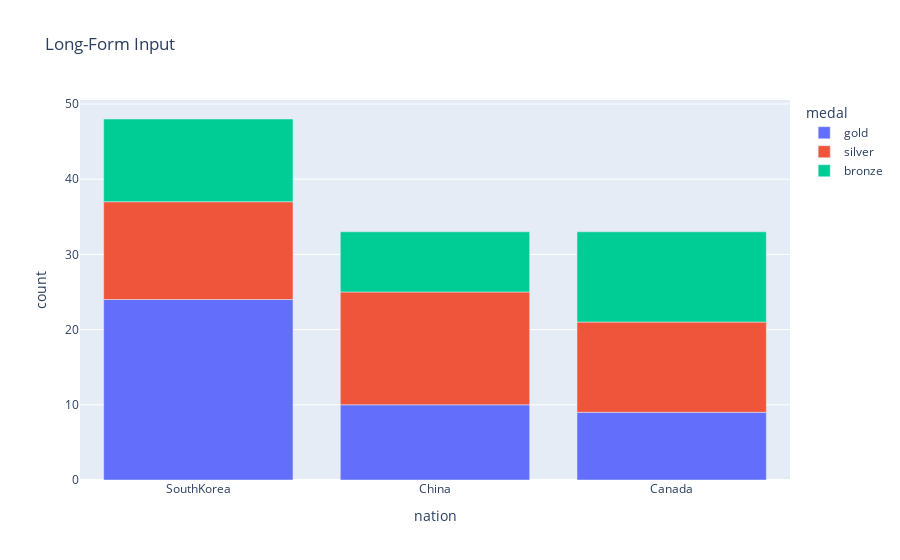

Notebook cell for this chart:
### Code cell
fig = px.bar(df, x="nation", y="count", color="medal", title="Long-Form Input")
fig.show()

### Figure 1 — Plotly figure (JSON) as saved in the notebook; plotly's stock layout.template omitted (floating-point values rounded to 4 significant figures)
{"data": [{"alignmentgroup": "True", "hovertemplate": "medal=gold<br>nation=%{x}<br>count=%{y}<extra></extra>", "legendgroup": "gold", "marker": {"color": "#636efa", "pattern": {"shape": ""}}, "name": "gold", "offsetgroup": "gold", "orientation": "v", "showlegend": true, "textposition": "auto", "type": "bar", "x": ["SouthKorea", "China", "Canada"], "xaxis": "x", "y": [24, 10, 9], "yaxis": "y"}, {"alignmentgroup": "True", "hovertemplate": "medal=silver<br>nation=%{x}<br>count=%{y}<extra></extra>", "legendgroup": "silver", "marker": {"color": "#EF553B", "pattern": {"shape": ""}}, "name": "silver", "offsetgroup": "silver", "orientation": "v", "showlegend": true, "textposition": "auto", "type": "bar", "x": ["SouthKorea", "China", "Canada"], "xaxis": "x", "y": [13, 15, 12], "yaxis": "y"}, {"alignmentgroup": "True", "hovertemplate": "medal=bronze<br>nation=%{x}<br>count=%{y}<extra></extra>", "legendgroup": "bronze", "marker": {"color": "#00cc96", "pattern": {"shape": ""}}, "name": "bronze", "offsetgroup": "bronze", "orientation": "v", "showlegend": true, "textposition": "auto", "type": "bar", "x": ["SouthKorea", "China", "Canada"], "xaxis": "x", "y": [11, 8, 12], "yaxis": "y"}], "layout": {"barmode": "relative", "legend": {"title": {"text": "medal"}, "tracegroupgap": 0}, "title": {"text": "Long-Form Input"}, "xaxis": {"anchor": "y", "domain": [0, 1], "title": {"text": "nation"}}, "yaxis": {"anchor": "x", "domain": [0, 1], "title": {"text": "count"}}}}
